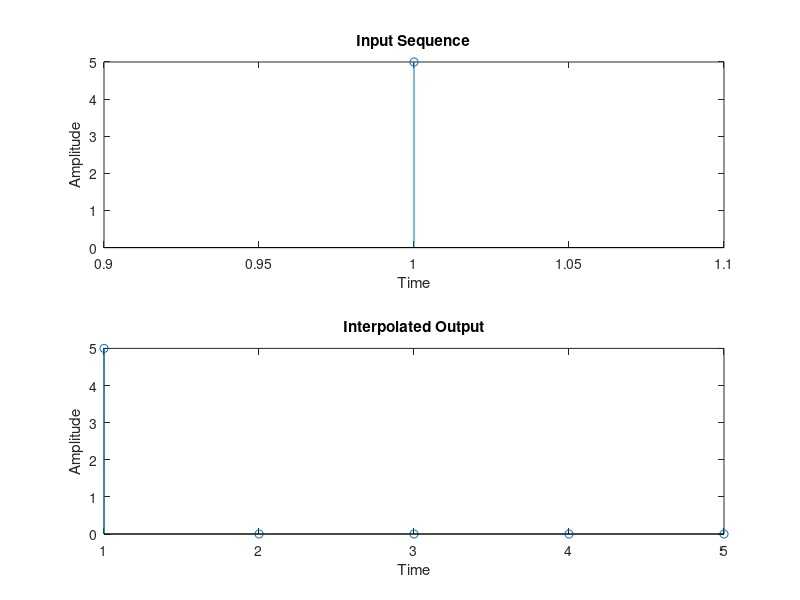
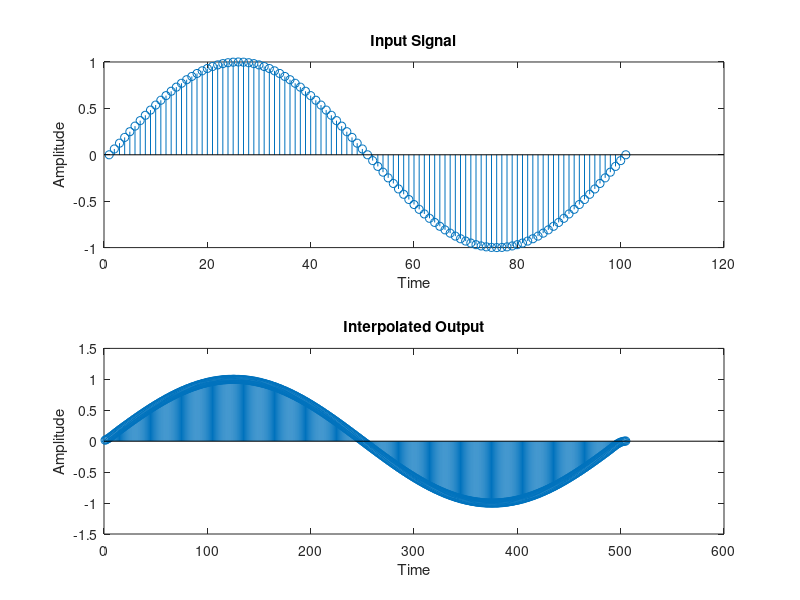

Here is the MATLAB script that generated these plots, in order:
clc;
clear all;
close all;

n = input('Enter the factor by which input sequence must be interpolated: ');
x = input('Enter the input sequence: ');
y = upsample(x, n);

figure;
subplot(2,1,1);
stem(x);
xlabel('Time');
ylabel('Amplitude');
title('Input Sequence');

subplot(2,1,2);
stem(y);
xlabel('Time');
ylabel('Amplitude');
title('Interpolated Output');

t = 0:0.01:1;
l = length(t);
z = sin(2*pi*t);
d = interp(z, n);

figure;
subplot(2,1,1);
stem(z(1:l));
xlabel('Time');
ylabel('Amplitude');
title('Input Signal');

subplot(2,1,2);
stem(d(1:l*n));
xlabel('Time');
ylabel('Amplitude');
title('Interpolated Output');
